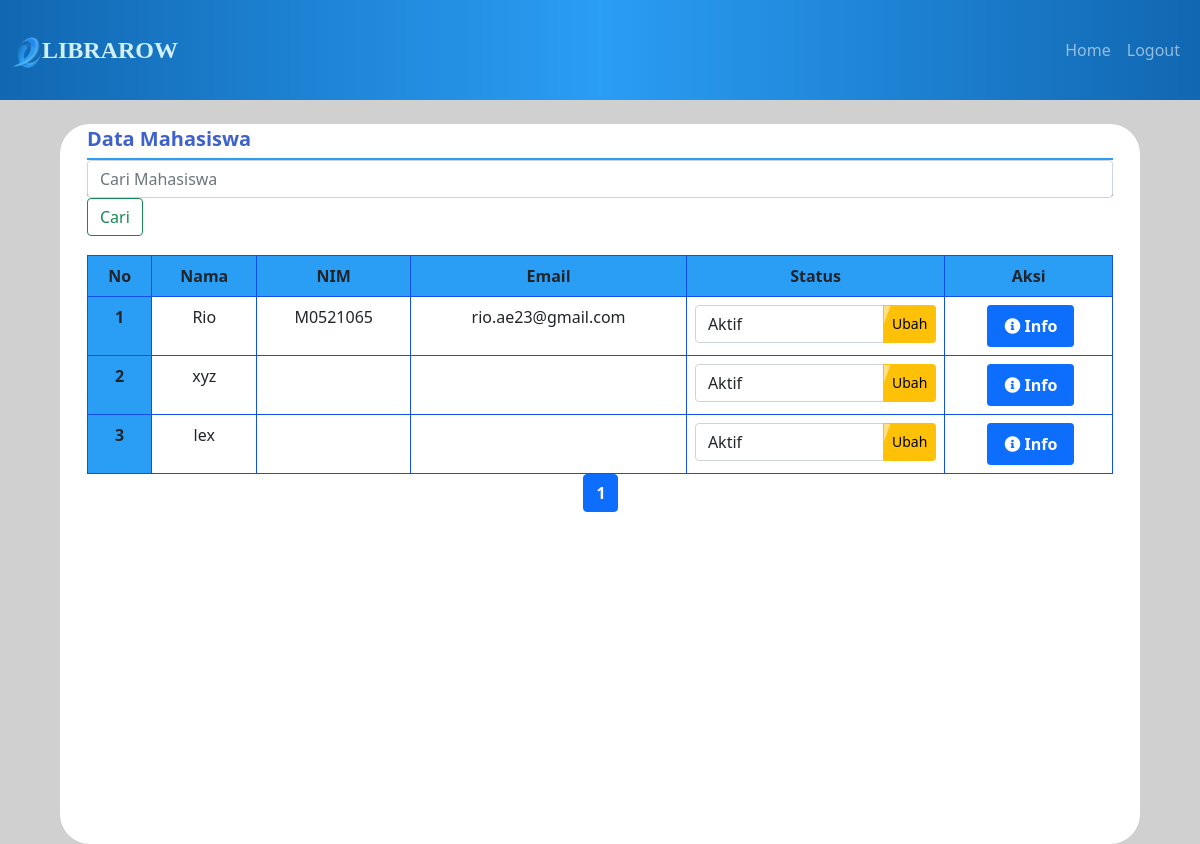
The app's page /data_mahasiswa.php (signed in) with its own data.
### tables this page shows
CREATE TABLE `user` (
  `id` int(11) NOT NULL,
  `username` varchar(20) NOT NULL,
  `password` varchar(50) NOT NULL,
  `nama` varchar(50) NOT NULL,
  `email` varchar(100) DEFAULT NULL,
  `nohp` varchar(15) DEFAULT NULL,
  `nim` varchar(10) DEFAULT NULL,
  `status` enum('aktif','suspend','inactive') NOT NULL,
  `foto` varchar(100) DEFAULT NULL
);

### functions.php (called while the page is built, shortened)
<?php
$conn = mysqli_connect('localhost','root','','librarow');
function query($query){
    global $conn;
    $result = mysqli_query($conn,$query);
    $row = [];
    while($dbs = mysqli_fetch_assoc($result)){
        $row[] = $dbs;
    }
    return $row;
}
?>

### data_mahasiswa.php (the view, shortened to what this page needs)
<?php
include 'functions.php';
$mahasiswa = query("SELECT * FROM user");
$dataLimitPerPage = 10;
$dataTotal = count($mahasiswa);
$pageTotal = ceil($dataTotal / $dataLimitPerPage);
$activePage = (isset($_GET['page'])) ? $_GET['page'] : 1;
$dataStart = ($dataLimitPerPage * $activePage) - $dataLimitPerPage;
if (isset($_POST['cari'])) {
    $keyword = $_POST['keyword'];
    $mahasiswa = query("SELECT * FROM user WHERE nama LIKE '%$keyword%' OR nim LIKE '%$keyword%' LIMIT $dataStart, $dataLimitPerPage");
} else {
    $mahasiswa = query("SELECT * FROM user LIMIT $dataStart, $dataLimitPerPage");
}
?>
<!DOCTYPE html>
<html lang="en">
<head>
    <link rel="stylesheet" href="bootstrap/css/bootstrap.min.css">
    <link rel="stylesheet" href="css/admin_page.css">
    <link rel="stylesheet" href="https://cdnjs.cloudflare.com/ajax/libs/font-awesome/5.15.3/css/all.min.css" />
</head>
<body style="background-color: #D0D0D0;">
    <nav class="navbar sticky-top navbar-expand-sm navbar-dark" style="color: #D0EFFF;">
        <div class="container-fluid">
            <a class="navbar-brand" href="user_page.php">
                <img src="img/logo.png" alt="logo" width="30">LIBRAROW</a>
            <div class="collapse navbar-collapse" id="navbarSupportedContent">
                <ul class="navbar-nav ms-auto">
                    <li class="nav-item">
                        <a class="nav-link" href="admin_page.php" data-bs-toggle="tooltip" data-bs-placement="bottom" title="Home" data-bs-animation="true">Home</a>
                    </li>
                    <li class="nav-item">
                        <a class="nav-link" href="user_logout.php" data-bs-toggle="tooltip" data-bs-placement="bottom" title="Logout" data-bs-animation="true">Logout</a>
                    </li>
                </ul>
            </div>
        </div>
    </nav>
    <div class="datacontainer">
        <div class="datatitle">Data Mahasiswa</div>
        <div class="datasearch">
            <form action="" method="post" class="form-inline">
                <input type="text" name="keyword" id="keyword" class="form-control mr-sm-2" size="25" autocomplete="off" placeholder="Cari Mahasiswa">
                <button class="btn btn-outline-success my-2 my-sm-0" type="submit" name="cari">Cari</button>
            </form>
        </div>
        <br><br>
        <table class="table table-bordered" style="width: 95%; margin: auto;">
            <thead>
                <tr>
                    <th scope="col">No</th>
                    <th scope="col">Nama</th>
                    <th scope="col">NIM</th>
                    <th scope="col">Email</th>
                    <th scope="col">Status</th>
                    <th scope="col">Aksi</th>
                </tr>
            </thead>
            <tbody>
                <?php $i = 1; ?>
                <?php foreach ($mahasiswa as $mhs) : ?>
                    <tr>
                        <th scope="row"><?= $i; ?></th>
                        <td><?= $mhs["nama"] ?></td>
                        <td><?= $mhs["nim"] ?></td>
                        <td><?= $mhs["email"] ?></td>
                        <td>
                            <form action="" method="POST" class="d-flex">
                            <div class="input-group">
                            <select name="status" class="form-control select-icon">
                                <option value="aktif" <?= $mhs["status"] === "aktif" ? "selected" : "" ?>>Aktif</option>
                            </select>
                                <button class="btn btn-warning btn-sm animated-button" type="submit" name="ubah">Ubah</button>
                            </form>
                        </td>
                        <td>
                        <a href="informasi_mhs.php?id=<?= $mhs['id'] ?>" class="btn btn-primary btn-sm custom-info-button">
                            <i class="fas fa-info-circle mr-1"></i> Info
                        </a>
                        </td>
                    </tr>
                    <?php $i++; ?>
                <?php endforeach; ?>
            </tbody>
        </table>
        <nav aria-label="Page navigation example">
            <ul class="pagination justify-content-center">
                <?php for ($i = 1; $i <= $pageTotal; $i++) : ?>
                    <li class="page-item <?php if ($i == $activePage) echo 'active'; ?>">
                        <a class="page-link" href="?page=<?= $i; ?>"><?= $i ?></a>
                    </li>
                <?php endfor; ?>
            </ul>
        </nav>
    </div>
</body>
</html>

### css/admin_page.css (style rules this page uses)
.navbar { min-height: 100px; background-image: linear-gradient(to right, #1167b1, #2a9df4, #1167b1); }
.navbar-brand { text-align: left; font-weight: bold; font-size: 24px; font-family: Title !important; color: #d0efff !important; }
.navbar-brand, .navbar-custom { text-align: left; font-weight: bold; font-family: Title !important; color: #d0efff !important; }
.nav-link { position: relative; transition: all 0.3s; }
.nav-link::after { content: ""; position: absolute; width: 100%; height: 2px; bottom: -2px; left: 0; background-color: #fff; transform: scaleX(0); transition: transform 0.3s; }
.datacontainer { width: 90%; height: 90vh; background-color: white; margin: auto; margin-top: 2%; border-radius: 30px; }
.datacontainer .datatitle { width: 95%; height: 5%; margin-top: 2%; border-bottom: 2px solid #2a9df4; margin: auto; color: #3e61cc; font-size: 20px; font-weight: bold; }
.datacontainer .datasearch { width: 95%; height: 5%; border-bottom: 2px solid #2a9df4; margin: auto; margin-bottom: 1%; }
.datacontainer table, th, td { border: 1px solid #114fee; text-align: center; }
.datacontainer a { margin-left: 3%; font-size: 16px; font-weight: bold; text-decoration: none; }
.datacontainer th { background-color: #2a9df4; }
.animated-button { position: relative; overflow: hidden; }
.animated-button:before { content: ''; position: absolute; background-color: rgba(255, 255, 255, 0.5); width: 100%; height: 120%; left: -100%; top: -10%; transform: skewX(-20deg); transition: transform 0.5s ease; z-index: 1; }
.custom-info-button { position: relative; overflow: hidden; padding: 0.5rem 1rem; }
.custom-info-button:before { content: ''; position: absolute; background-color: rgba(255, 255, 255, 0.5); width: 100%; height: 100%; left: -100%; top: 0; transition: left 0.3s ease; z-index: 1; }
.custom-info-button .fa-info-circle { transition: transform 0.3s ease; }

### records on screen
user: nama "Rio", nim "M0521065", email "rio.ae23@gmail.com", status "Aktif"
user: nama "xyz", status "Aktif"
user: nama "lex", status "Aktif"
